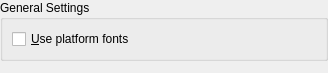
<ui version="4.0" >
 <class>GSSettingsWidget</class>
 <widget class="QWidget" name="GSSettingsWidget" >
  <property name="geometry" >
   <rect>
    <x>0</x>
    <y>0</y>
    <width>328</width>
    <height>73</height>
   </rect>
  </property>
  <layout class="QVBoxLayout" >
   <property name="leftMargin" >
    <number>0</number>
   </property>
   <property name="topMargin" >
    <number>0</number>
   </property>
   <property name="rightMargin" >
    <number>0</number>
   </property>
   <property name="bottomMargin" >
    <number>0</number>
   </property>
   <item>
    <widget class="QGroupBox" name="groupBox" >
     <property name="title" >
      <string>General Settings</string>
     </property>
     <layout class="QVBoxLayout" >
      <item>
       <widget class="QCheckBox" name="kcfg_PlatformFonts" >
        <property name="enabled" >
         <bool>true</bool>
        </property>
        <property name="text" >
         <string>&amp;Use platform fonts</string>
        </property>
       </widget>
      </item>
     </layout>
    </widget>
   </item>
   <item>
    <spacer>
     <property name="orientation" >
      <enum>Qt::Vertical</enum>
     </property>
     <property name="sizeHint" >
      <size>
       <width>10</width>
       <height>5</height>
      </size>
     </property>
    </spacer>
   </item>
  </layout>
 </widget>
  <resources/>
 <connections/>
</ui>
